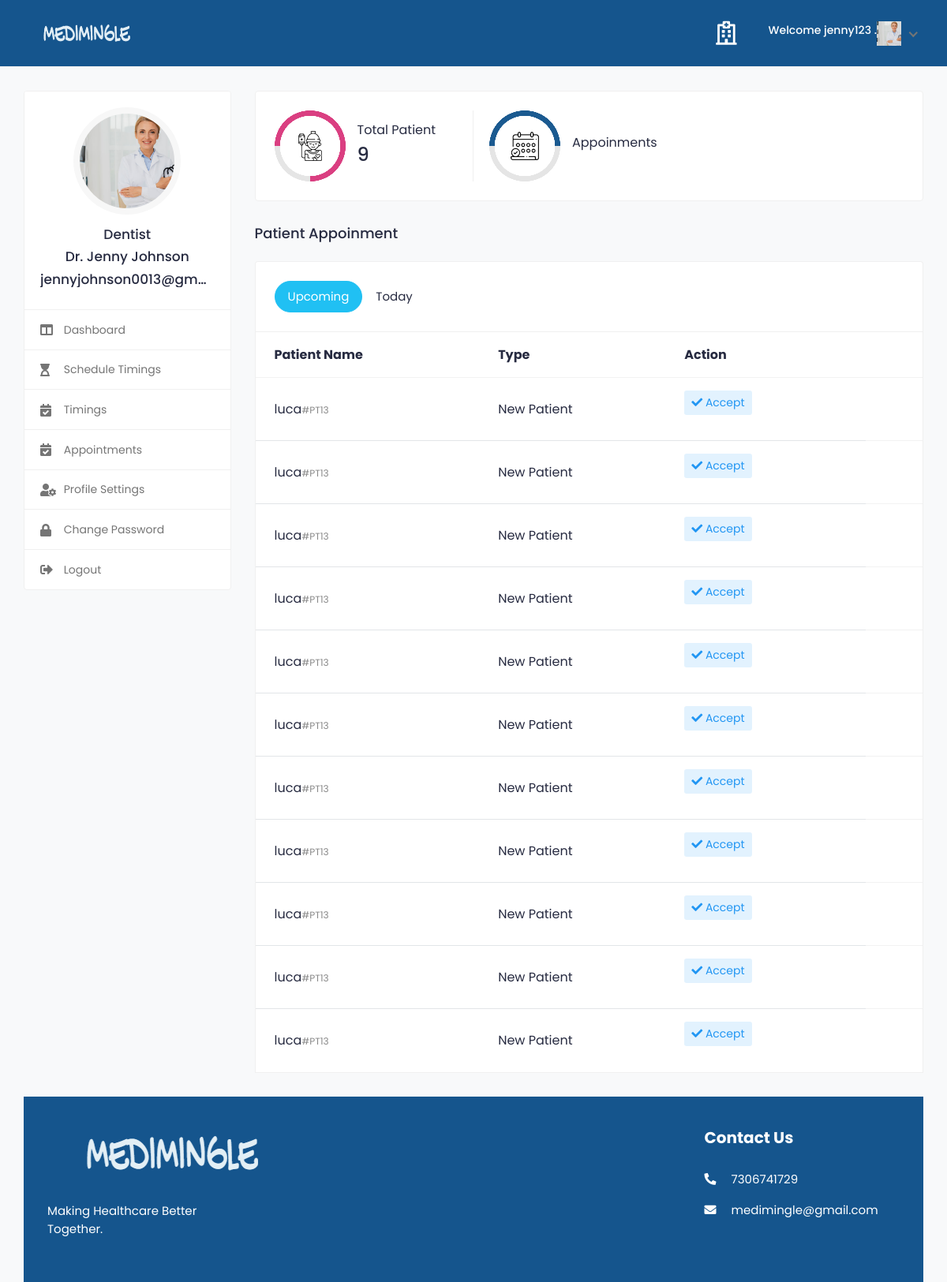
The app's page /doctor_dashboard/ (signed in), older data.
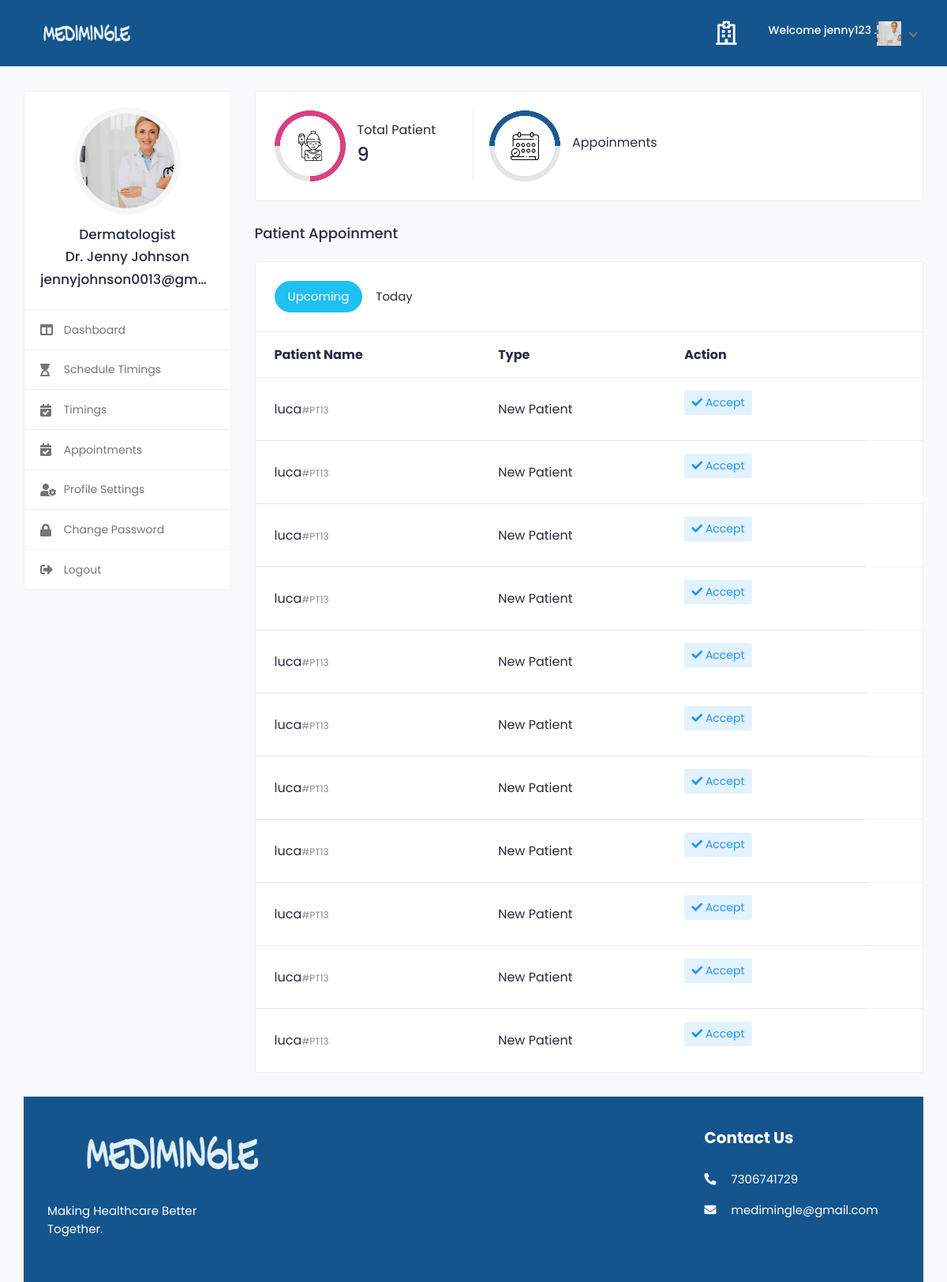
The same page, newer data.
### medi/models.py (models this page shows, shortened)
class DoctorSpecialization(models.Model):
    doctor = models.ForeignKey(Doctor, on_delete=models.CASCADE, null=True)
    specialized_category  = models.CharField(max_length=50, null=True)

### medi/views.py (the view)
# urls.py: path('doctor_dashboard/',views.doctor_dashboard,name='doctor_dashboard'),
@never_cache
@login_required(login_url='signin')
def doctor_dashboard(request):
    current_user = request.user
    current_doctor = get_object_or_404(Doctor, user=current_user)
    specialization = DoctorSpecialization.objects.filter(doctor=current_doctor)
    patient_appointment = PatientAppointment.objects.filter(doctor=current_doctor)
    if request.method == 'POST':
        patient_id = request.POST['status']
        accepted_patient = MedicalHistory.objects.get(id=patient_id)
        accepted_patient.is_active = True
        accepted_patient.save()
        return redirect('doctor_dashboard')
    pat=tbl_user.objects.filter(user_type='patient').exclude(is_superuser=True)
    pat_count=pat.count()
    context={
        "pat":pat,
        "pat_count":pat_count,
        "doctor": current_doctor,
        'specialization':specialization,
        'patient_appointment':patient_appointment,
    }
    return render(request,'doctor_dashboard.html',context)

### templates/doctor_dashboard.html (shortened to what the changed rows need)
{% load static %}
{% include "includes/doc_header.html" %}
						<div class="col-md-7 col-lg-8 col-xl-9">
							<div class="row">
								<div class="col-md-12">
							<div class="row">
								<div class="col-md-12">
									<div class="appointment-tab">
										<div class="tab-content">
											<div class="tab-pane show active" id="upcoming-appointments">
												<div class="card card-table mb-0">
													<div class="card-body">
														<div class="table-responsive">
															<table class="table table-hover table-center mb-0">
																<thead>
																	<tr>
																		<th>Patient Name</th>
																		<th>Type</th>
																		<th>Action</th>
																		<th></th>
																	</tr>
																</thead>
																<tbody>
																	{% for patient_appointment in patient_appointment %}
																	<tr>
																		<td>
																			<h2 class="table-avatar">
																				{{ patient_appointment.patient.user.first_name }}<span>#PT{{patient_appointment.patient.id}}</span></a>
																			</h2>
																		</td>
																	</tr>
																	{% endfor %}
																</tbody>
															</table>
														</div>
													</div>
												</div>
											</div>
										</div>
									</div>
								</div>
							</div>
						</div>
					</div>
				</div>
			</div>
			<footer class="footer">
				<div class="footer-top">
					<div class="container-fluid">
						<div class="row">
							<div class="col-lg-3 col-md-6">
								<div class="footer-widget footer-contact">
									<h2 class="footer-title">Contact Us</h2>
								</div>
							</div>
						</div>
					</div>
				</div>
						</div>
					</div>
				</div>
	</body>
</html>

### templates/includes/doc_header.html (shortened to what this page needs)
{% load static %}
<html lang="en">
<head>
		<link rel="stylesheet" href="{% static '/assets/css/bootstrap.min.css' %}">
		<link rel="stylesheet" href="{% static '/assets/plugins/fontawesome/css/fontawesome.min.css' %}">
		<link rel="stylesheet" href="{% static '/assets/plugins/fontawesome/css/all.min.css' %}">
		<link rel="stylesheet" href="{% static '/assets/css/style.css' %}">
	</head>
	<body>
		<div class="main-wrapper">
			<header class="header">
				<nav class="navbar navbar-expand-lg header-nav">
					<div class="navbar-header">
						<a href="#" class="navbar-brand logo">
							<img src="{% static '/assets/img/logo.png' %}" class="img-fluid" alt="Logo">
						</a>
					</div>
					<ul class="nav header-navbar-rht">
						<li class="nav-item contact-item">
							<div class="header-contact-img">
								<i  style="color: white;" class="far fa-hospital"></i>
							</div>
						</li>
						<li class="nav-item dropdown has-arrow logged-item">
							<a href="#" class="dropdown-toggle nav-link" data-toggle="dropdown">
								<span class="user-img">
									<h6 style="color: white;">Welcome {{user.username}}  .</h6>
								</span>
								<span class="user-img">
									<img src="{{ user.doctor.profile_image.url }}" alt="Profile Image">
								</span>
							</a>
						</li>
					</ul>
				</nav>
			</header>
<div class="content">
	<div class="container-fluid">
		<div class="row">
			<div class="col-md-5 col-lg-4 col-xl-3 theiaStickySidebar">
	<div class="profile-sidebar">
		<div class="widget-profile pro-widget-content">
			<div class="profile-info-widget">
				<a href="#" class="booking-doc-img">
					{% if doctor.profile_image %}
						<img src="{{ user.doctor.profile_image.url }}" alt="User Image">
					{% else %}
						<img src="{{ user.doctor.profile_image.url }}" alt="User Image">
					{% endif %}
				</a>
				<div class="profile-det-info">
					<div class="patient-details">
						<h3>
						{% for spec in specialization %}
						{{ spec.specialized_category }}
						{% endfor %}</h3>
					</div><h3>Dr. {{user.first_name}} {{ user.last_name }}</h3>
					<h3>{{user.email}}</h3>
				</div>
			</div>
		</div>
    <div class="dashboard-widget">
        <nav class="dashboard-menu">
            <ul>
                <li>
					<a href="{% url 'doctor_dashboard' %}">
						<i class="fas fa-columns"></i>
						<span>Dashboard</span>
					</a>
				</li>
				<li>
					<a href="{% url 'schedule_timings' %}">
						<i class="fas fa-hourglass-start"></i>
						<span>Schedule Timings</span>
					</a>
				</li>
				<li>
					<a href="{% url 'view_slot' %}">
						<i class="fas fa-calendar-check"></i>
						<span>Timings</span>
					</a>
				</li>
				<li>
					<a href="{% url 'doctor_dashboard' %}">
						<i class="fas fa-calendar-check"></i>
						<span>Appointments</span>
					</a>
				</li>
				<li>
					<a href="{% url 'doctor_profile_settings' %}">
						<i class="fas fa-user-cog"></i>
						<span>Profile Settings</span>
					</a>
				</li>
                <li>
					<a href="{% url 'doctor_change_password' %}">
						<i class="fas fa-lock"></i>
						<span>Change Password</span>
					</a>
				</li>
				<li>
					<a href="{% url 'logout' %}">
						<i class="fas fa-sign-out-alt"></i>
						<span>Logout</span>
					</a>
				</li>
            </ul>
        </nav>
    </div>
</div>
        </div>

Row changes from the older to the newer data that the page shows:
changed DoctorSpecialization: specialized_category "Dentist" → "Dermatologist"
